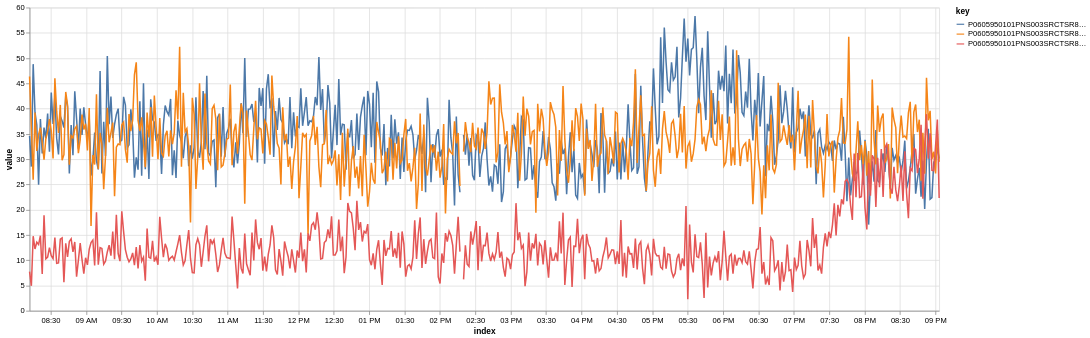

Here is the notebook cell this chart was saved with:
### Code cell
trapallada.plot.df(binned_df, columns=[pathlib.Path(e).stem for e in binned_df.columns], index_type='T')

### Figure 1 — Vega-Lite specification as saved in the notebook (floating-point values rounded to 4 significant figures; data arrays with more than 128 entries replaced by an {"elided": "..."} marker saying what was removed)
{"config": {"view": {"continuousWidth": 300, "continuousHeight": 300}}, "data": {"name": "data-e35006f520109dac8fb9166b201b689d"}, "mark": {"type": "line"}, "encoding": {"color": {"field": "key", "type": "nominal"}, "x": {"field": "index", "type": "temporal"}, "y": {"field": "value", "type": "quantitative"}}, "height": 400, "transform": [{"fold": ["P0605950101PNS003SRCTSR8001", "P0605950101PNS003SRCTSR8002", "P0605950101PNS003SRCTSR8003"]}], "width": 1200, "$schema": "https://vega.github.io/schema/vega-lite/v5.8.0.json", "datasets": {"data-e35006f520109dac8fb9166b201b689d": {"elided": "504 records"}}}
